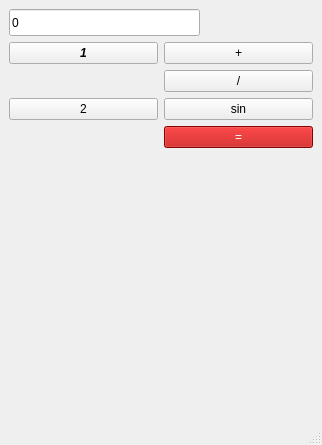
<?xml version="1.0" encoding="UTF-8"?>
<ui version="4.0">
 <class>MainWindow</class>
 <widget class="QMainWindow" name="MainWindow">
  <property name="geometry">
   <rect>
    <x>0</x>
    <y>0</y>
    <width>322</width>
    <height>445</height>
   </rect>
  </property>
  <property name="maximumSize">
   <size>
    <width>322</width>
    <height>445</height>
   </size>
  </property>
  <property name="windowTitle">
   <string>Заготовка для Калькулятора</string>
  </property>
  <widget class="QWidget" name="centralwidget">
   <layout class="QGridLayout" name="gridLayout">
    <item row="0" column="0" colspan="2">
     <widget class="QLineEdit" name="lineEdit">
      <property name="minimumSize">
       <size>
        <width>191</width>
        <height>27</height>
       </size>
      </property>
      <property name="maximumSize">
       <size>
        <width>191</width>
        <height>27</height>
       </size>
      </property>
      <property name="text">
       <string>0</string>
      </property>
      <property name="readOnly">
       <bool>true</bool>
      </property>
     </widget>
    </item>
    <item row="1" column="0">
     <widget class="QPushButton" name="pushButton_num1">
      <property name="font">
       <font>
        <weight>75</weight>
        <italic>true</italic>
        <bold>true</bold>
       </font>
      </property>
      <property name="toolTip">
       <string/>
      </property>
      <property name="text">
       <string>1</string>
      </property>
     </widget>
    </item>
    <item row="1" column="1">
     <widget class="QPushButton" name="pushButton_plus">
      <property name="text">
       <string>+</string>
      </property>
     </widget>
    </item>
    <item row="2" column="1">
     <widget class="QPushButton" name="pushButton_div">
      <property name="text">
       <string>/</string>
      </property>
     </widget>
    </item>
    <item row="3" column="0">
     <widget class="QPushButton" name="pushButton_num2">
      <property name="text">
       <string>2</string>
      </property>
     </widget>
    </item>
    <item row="3" column="1">
     <widget class="QPushButton" name="pushButton_sin">
      <property name="toolTip">
       <string>считает синус угла в радианах. не надо так делать!</string>
      </property>
      <property name="text">
       <string>sin</string>
      </property>
     </widget>
    </item>
    <item row="4" column="1">
     <widget class="QPushButton" name="pushButton_calc">
      <property name="styleSheet">
       <string notr="true">background-color: #ba0202;  /* цвет фона */
color: white;	 /* цвет текса */
</string>
      </property>
      <property name="text">
       <string>=</string>
      </property>
     </widget>
    </item>
    <item row="5" column="0">
     <widget class="QLabel" name="label_test">
      <property name="text">
       <string/>
      </property>
     </widget>
    </item>
   </layout>
  </widget>
  <widget class="QMenuBar" name="menubar">
   <property name="geometry">
    <rect>
     <x>0</x>
     <y>0</y>
     <width>322</width>
     <height>22</height>
    </rect>
   </property>
  </widget>
  <widget class="QStatusBar" name="statusbar"/>
 </widget>
 <resources/>
 <connections/>
</ui>
